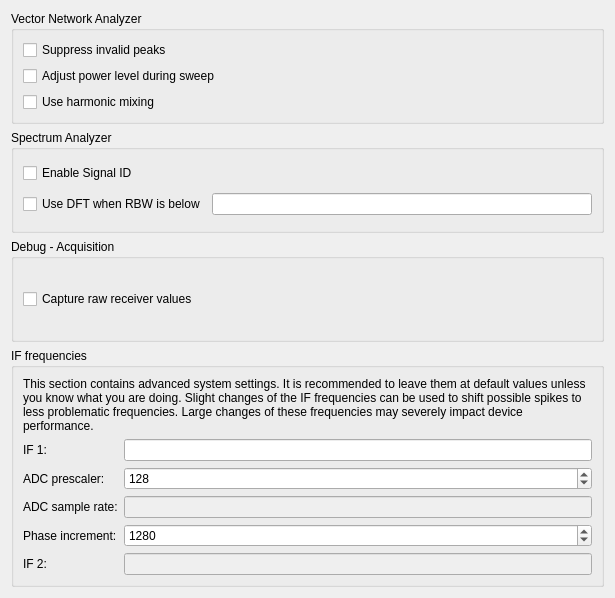
<?xml version="1.0" encoding="UTF-8"?>
<ui version="4.0">
 <class>LibreVNADriverSettingsWidget</class>
 <widget class="QWidget" name="LibreVNADriverSettingsWidget">
  <property name="geometry">
   <rect>
    <x>0</x>
    <y>0</y>
    <width>615</width>
    <height>598</height>
   </rect>
  </property>
  <property name="windowTitle">
   <string>Form</string>
  </property>
  <layout class="QVBoxLayout" name="verticalLayout_3">
   <item>
    <widget class="QGroupBox" name="groupBox">
     <property name="title">
      <string>Vector Network Analyzer</string>
     </property>
     <layout class="QVBoxLayout" name="verticalLayout_2">
      <item>
       <widget class="QCheckBox" name="SuppressPeaks">
        <property name="toolTip">
         <string>&lt;html&gt;&lt;head/&gt;&lt;body&gt;&lt;p&gt;Due to limited fractional divider settings, the source and 1.LO PLLs are not able to reach every frequency exactly. At some specific frequencies this causes the final IF to shift. At these frequencies there will be a positive or negative peak in the trace measurement that is not actually there.&lt;br/&gt;&lt;br/&gt;Checking this option shifts the 2.LO for points where this could be an issue. This will remove the peaks but slows down the sweep slightly.&lt;/p&gt;&lt;/body&gt;&lt;/html&gt;</string>
        </property>
        <property name="text">
         <string>Suppress invalid peaks</string>
        </property>
       </widget>
      </item>
      <item>
       <widget class="QCheckBox" name="AdjustPowerLevel">
        <property name="toolTip">
         <string>&lt;html&gt;&lt;head/&gt;&lt;body&gt;&lt;p&gt;If enabled, the step attenuator setting will be changed during the sweep to keep the selected output power across frequency as accurate as possible.&lt;/p&gt;&lt;/body&gt;&lt;/html&gt;</string>
        </property>
        <property name="text">
         <string>Adjust power level during sweep</string>
        </property>
       </widget>
      </item>
      <item>
       <widget class="QCheckBox" name="UseHarmonicMixing">
        <property name="text">
         <string>Use harmonic mixing</string>
        </property>
       </widget>
      </item>
     </layout>
    </widget>
   </item>
   <item>
    <widget class="QGroupBox" name="groupBox_2">
     <property name="title">
      <string>Spectrum Analyzer</string>
     </property>
     <layout class="QVBoxLayout" name="verticalLayout">
      <item>
       <widget class="QCheckBox" name="UseSignalID">
        <property name="text">
         <string>Enable Signal ID</string>
        </property>
       </widget>
      </item>
      <item>
       <layout class="QHBoxLayout" name="horizontalLayout">
        <item>
         <widget class="QCheckBox" name="UseDFT">
          <property name="toolTip">
           <string>&lt;html&gt;&lt;head/&gt;&lt;body&gt;&lt;p&gt;Normally, the spectrum analyzer mode tunes the LO for each point and measures the final IF only at one frequency. When this option is enabled, a DFT of the final IF is calculated instead which covers multiple frequencies with one measurement.&lt;/p&gt;&lt;p&gt;This can speed up the measurement at low RBWs significantly.&lt;/p&gt;&lt;/body&gt;&lt;/html&gt;</string>
          </property>
          <property name="text">
           <string>Use DFT when RBW is below</string>
          </property>
         </widget>
        </item>
        <item>
         <widget class="SIUnitEdit" name="DFTlimitRBW"/>
        </item>
       </layout>
      </item>
     </layout>
    </widget>
   </item>
   <item>
    <widget class="QGroupBox" name="groupBox_25">
     <property name="title">
      <string>Debug - Acquisition</string>
     </property>
     <layout class="QVBoxLayout" name="verticalLayout_32">
      <item>
       <widget class="QCheckBox" name="CaptureRawReceiverValues">
        <property name="text">
         <string>Capture raw receiver values</string>
        </property>
       </widget>
      </item>
     </layout>
    </widget>
   </item>
   <item>
    <widget class="QGroupBox" name="groupBox_15">
     <property name="title">
      <string>IF frequencies</string>
     </property>
     <layout class="QVBoxLayout" name="verticalLayout_5">
      <item>
       <widget class="QLabel" name="label_34">
        <property name="text">
         <string>This section contains advanced system settings. It is recommended to leave them at default values unless you know what you are doing. Slight changes of the IF frequencies can be used to shift possible spikes to less problematic frequencies. Large changes of these frequencies may severely impact device performance.</string>
        </property>
        <property name="wordWrap">
         <bool>true</bool>
        </property>
       </widget>
      </item>
      <item>
       <layout class="QFormLayout" name="formLayout">
        <item row="0" column="0">
         <widget class="QLabel" name="label_29">
          <property name="text">
           <string>IF 1:</string>
          </property>
         </widget>
        </item>
        <item row="0" column="1">
         <widget class="SIUnitEdit" name="IF1">
          <property name="toolTip">
           <string>&lt;html&gt;&lt;head/&gt;&lt;body&gt;&lt;p&gt;Frequency of the first IF&lt;/p&gt;&lt;/body&gt;&lt;/html&gt;</string>
          </property>
         </widget>
        </item>
        <item row="1" column="0">
         <widget class="QLabel" name="label_30">
          <property name="text">
           <string>ADC prescaler:</string>
          </property>
         </widget>
        </item>
        <item row="1" column="1">
         <widget class="QSpinBox" name="ADCpresc">
          <property name="toolTip">
           <string>&lt;html&gt;&lt;head/&gt;&lt;body&gt;&lt;p&gt;ADC prescaler in FPGA. The ADC sample rate is determined by 102.4MHz/prescaler&lt;/p&gt;&lt;/body&gt;&lt;/html&gt;</string>
          </property>
          <property name="minimum">
           <number>112</number>
          </property>
          <property name="maximum">
           <number>255</number>
          </property>
          <property name="value">
           <number>128</number>
          </property>
         </widget>
        </item>
        <item row="2" column="0">
         <widget class="QLabel" name="label_31">
          <property name="text">
           <string>ADC sample rate:</string>
          </property>
         </widget>
        </item>
        <item row="2" column="1">
         <widget class="SIUnitEdit" name="ADCRate">
          <property name="enabled">
           <bool>false</bool>
          </property>
         </widget>
        </item>
        <item row="3" column="0">
         <widget class="QLabel" name="label_32">
          <property name="text">
           <string>Phase increment:</string>
          </property>
         </widget>
        </item>
        <item row="3" column="1">
         <widget class="QSpinBox" name="ADCphaseInc">
          <property name="toolTip">
           <string>&lt;html&gt;&lt;head/&gt;&lt;body&gt;&lt;p&gt;Phase increment per ADC sample. Together with the ADC sample rate this determines the frequency of the second IF&lt;/p&gt;&lt;/body&gt;&lt;/html&gt;</string>
          </property>
          <property name="minimum">
           <number>1</number>
          </property>
          <property name="maximum">
           <number>4095</number>
          </property>
          <property name="value">
           <number>1280</number>
          </property>
         </widget>
        </item>
        <item row="4" column="0">
         <widget class="QLabel" name="label_33">
          <property name="text">
           <string>IF 2:</string>
          </property>
         </widget>
        </item>
        <item row="4" column="1">
         <widget class="SIUnitEdit" name="IF2">
          <property name="enabled">
           <bool>false</bool>
          </property>
         </widget>
        </item>
       </layout>
      </item>
     </layout>
    </widget>
   </item>
  </layout>
 </widget>
 <customwidgets>
  <customwidget>
   <class>SIUnitEdit</class>
   <extends>QLineEdit</extends>
   <header>CustomWidgets/siunitedit.h</header>
  </customwidget>
 </customwidgets>
 <resources/>
 <connections/>
</ui>
